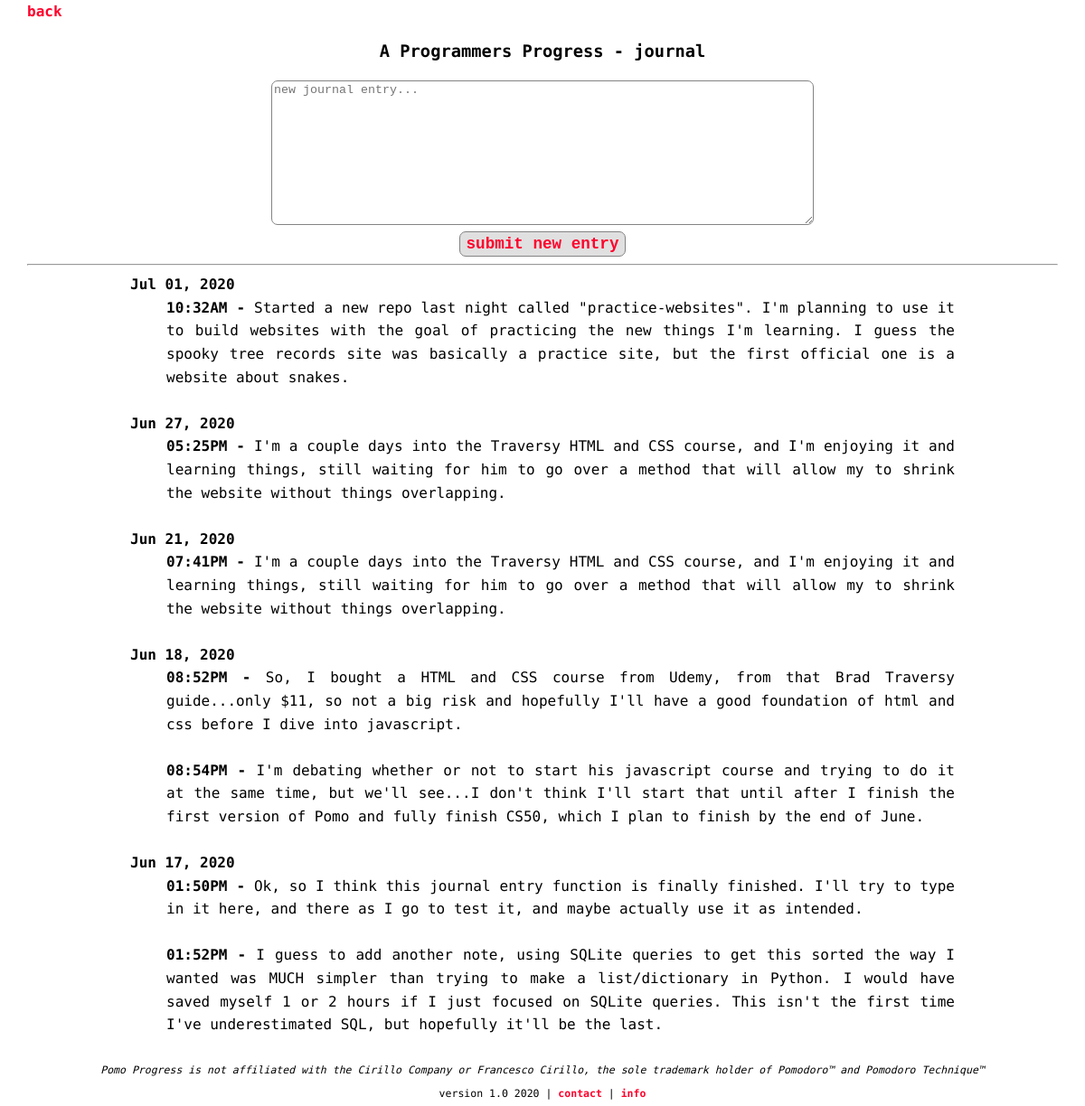
Page /journal (signed in) on the committed database.
### tables this page shows
CREATE TABLE journal (entry_id INTEGER PRIMARY KEY, table_id INTEGER REFERENCES tables (id), entry TEXT NOT NULL, date TEXT, time TEXT, datetime DEFAULT (CURRENT_DATE), time_exact TEXT DEFAULT (CURRENT_TIME));

### app.py (the view)
@app.route('/journal', methods=["GET","POST"])
def journal():
    db = SQL("sqlite:///pomodoro.db")
    if request.method == "POST":
        date = datetime.today()
        date_date = date.strftime('%b %d, %Y')
        date_time = date.strftime('%I:%M%p')
        previous_entries = db.execute("SELECT date FROM journal WHERE date=:date AND table_id=:table_id", date = date_date, table_id=session['table_id'])
        if len(previous_entries) == 1 or len(previous_entries) > 1:
            session['journal_same_date'] = False
        else:
            session['journal_same_date'] = True
        if session['journal_same_date'] == True:
            db.execute("INSERT INTO journal (table_id, entry, date, time) VALUES (?, ?, ?, ?)", session['table_id'], request.form.get("entry"), date_date, date_time)
        else:
            db.execute("INSERT INTO journal (table_id, entry, date, time) VALUES (?, ?, '', ?)", session['table_id'], request.form.get("entry"), date_time)
        return redirect('/journal')
    else:
        journal_data = db.execute("SELECT * FROM journal WHERE table_id=:table_id ORDER BY datetime DESC, time_exact ASC", table_id=session['table_id'])
        return render_template('journal.html', session=session, journal_data=journal_data)

### templates/journal.html (shortened to what this page needs)
{% extends 'base.html' %}
{% block header %}
    <a href='/home'>back</a>
    <center><h3>{{ session['table_name'] }} - journal</h3></center>
{% endblock %}
{% block main %}
<center>
    <form action="/journal" method="post">
        <textarea class="entry" name="entry" placeholder="new journal entry..." type="text" required></textarea>
        <br>
        <input class="load-create" name="submit_entry" value="submit new entry" type="submit">
    </form>
    <hr>
</center>
<center>
        <div class="journal">
            {% for row in journal_data %}
                {% if row['date'] != '' %}
                    <dt><strong>{{ row['date'] }}</strong></dt>
                    <dd><strong><font size="3px">{{ row['time'] }}&nbsp;-&nbsp;</font></strong>{{ row['entry'] }}</dd>
                    <br>
                {% else %}
                    <dd><strong><font size="3px">{{ row['time'] }}&nbsp;-&nbsp;</font></strong>{{ row['entry'] }}</dd>
                    <br>
                {% endif %}
            {% endfor %}
        </div>
</center>
<footer id="footer">
    <em>Pomo Progress is not affiliated with the Cirillo Company or Francesco Cirillo, the sole trademark holder of Pomodoro™ and Pomodoro Technique™</em>
    <br>
    version 1.0 2020 | <a href="mailto:mwroberts89@gmail.com">contact</a> | <a href="https://github.com/mwroberts3/pomodoro-progress/blob/master/README.md">info</a>
</footer>
{% endblock %}

### templates/base.html (shortened to what this page needs)
<!DOCTYPE html>
<html lang="en">
<head>
  <link rel="stylesheet" type="text/css" href="static/global.css">
  <link rel="stylesheet" media="screen and (max-width: 812px) and (min-width: 501px)" href="/static/tablet.css">
  <link rel="stylesheet" media="screen and (max-width: 500px)" href="/static/mobile.css">
</head>
<header>
  {% block header %}{% endblock %}
</header>
<body>
    {% block main%}{% endblock %}
</body>
</html>

### static/global.css (style rules this page uses)
* { box-sizing: border-box; }
body { margin: auto; width: 95%; font-family: 'Roboto Mono', monospace; font-size: 1em; line-height: 1.6em; min-height: 100vh; position: relative; }
a { font-weight: bolder; text-decoration: none; color: rgb(255, 0, 43); }
.load-create { padding: 3px 7px; font-family: 'Courier New', Courier, monospace; font-weight: bold; font-size: 1.1em; cursor: pointer; color: rgb(255,0,43); background-color: rgb(224, 224, 224); border: 1px solid rgb(131, 131, 131); border-radius: 7px; }
textarea { height: 20vh; width: 50vw; border: 1px solid rgb(131, 131, 131); border-radius: 7px; }
.journal { width: 80%; text-align: justify; }
#footer { text-align: center; width: 100%; font-size: 0.72rem; margin: auto; }

### rows in the picture
journal: date "Jul 01, 2020", time "10:32AM", entry "Started a new repo last night called \"practice-websites\". I'm planning to use it to build websites with the goal of practicing the new things I'm learning. I guess the spooky tree records site was basically a practice site, but the first official one is a website about snakes."
journal: date "Jun 27, 2020", time "05:25PM", entry "I'm a couple days into the Traversy HTML and CSS course, and I'm enjoying it and learning things, still waiting for him to go over a method that will allow my to shrink the website without things overlapping."
journal: date "Jun 21, 2020", time "07:41PM", entry "I'm a couple days into the Traversy HTML and CSS course, and I'm enjoying it and learning things, still waiting for him to go over a method that will allow my to shrink the website without things overlapping."
journal: date "Jun 18, 2020", time "08:52PM", entry "So, I bought a HTML and CSS course from Udemy, from that Brad Traversy guide...only $11, so not a big risk and hopefully I'll have a good foundation of html and css before I dive into javascript."
journal: time "08:54PM", entry "I'm debating whether or not to start his javascript course and trying to do it at the same time, but we'll see...I don't think I'll start that until after I finish the first version of Pomo and fully finish CS50, which I plan to finish by the end of June."
journal: date "Jun 17, 2020", time "01:50PM", entry "Ok, so I think this journal entry function is finally finished. I'll try to type in it here, and there as I go to test it, and maybe actually use it as intended."
journal: time "01:52PM", entry "I guess to add another note, using SQLite queries to get this sorted the way I wanted was MUCH simpler than trying to make a list/dictionary in Python. I would have saved myself 1 or 2 hours if I just focused on SQLite queries. This isn't the first time I've underestimated SQL, but hopefully it'll be the last."

### other values in the picture
{{ session['table_name'] }} "A Programmers Progress"
